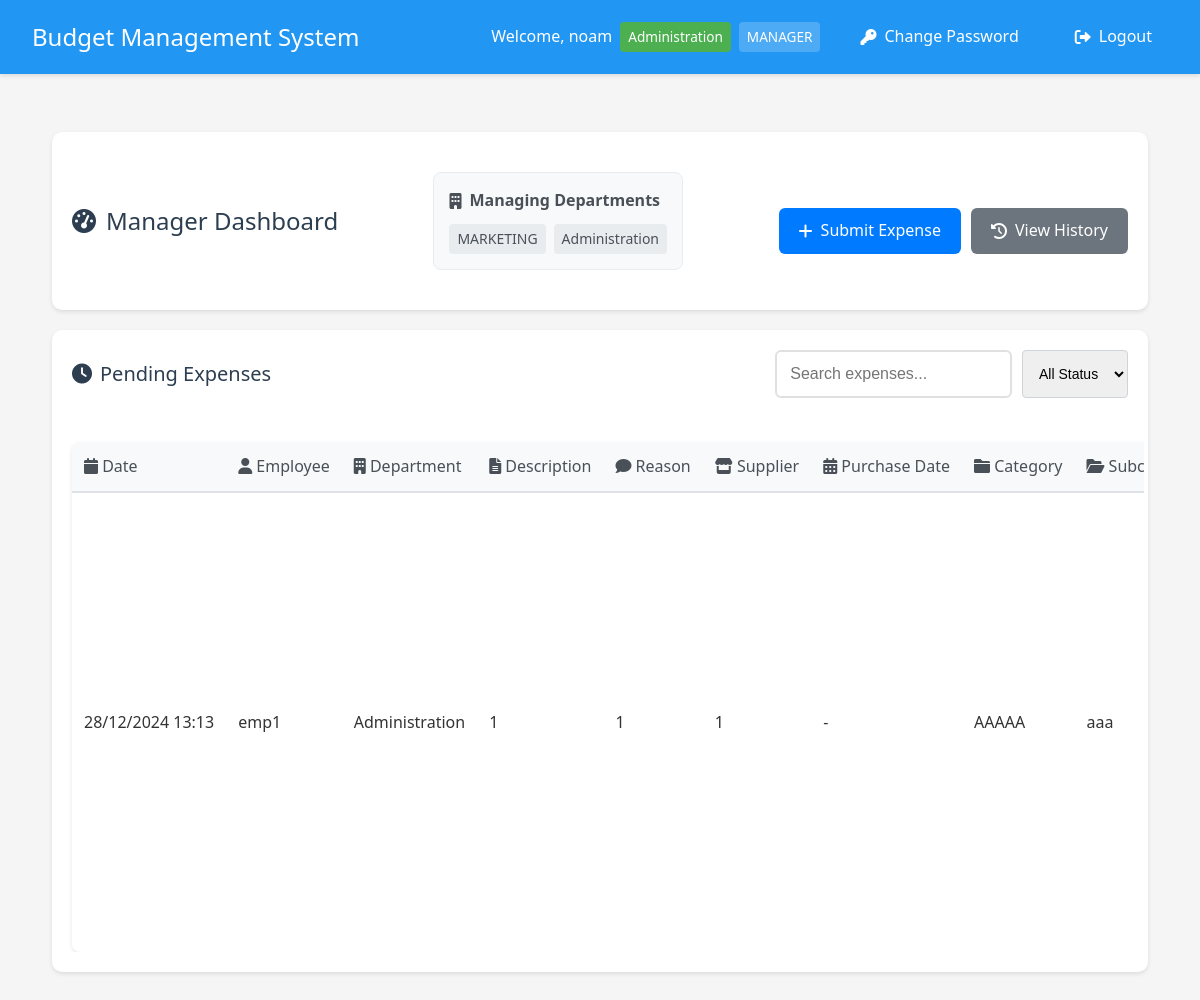
Page /manager/dashboard (signed in) on the committed database.
### app.py (models this page shows, shortened)
class User(UserMixin, db.Model):
    __tablename__ = 'user'
    id = db.Column(db.Integer, primary_key=True)
    username = db.Column(db.String(80), unique=True, nullable=False)
    email = db.Column(db.String(120), unique=False, nullable=False)
    password = db.Column(db.String(120), nullable=False)
    is_manager = db.Column(db.Boolean, default=False)
    is_admin = db.Column(db.Boolean, default=False)
    is_accounting = db.Column(db.Boolean, default=False)
    status = db.Column(db.String(20), default='active')  # active, inactive, pending
    department_id = db.Column(db.Integer, db.ForeignKey('department.id'))
    home_department = db.relationship('Department',
                                    foreign_keys=[department_id],
                                    back_populates='employees')
    managed_departments = db.relationship('Department',
                                       secondary=manager_departments,
                                       backref=db.backref('department_managers', lazy='dynamic'))
    submitted_expenses = db.relationship('Expense',
                                       primaryjoin='User.id==Expense.user_id',
                                       backref='submitter',
                                       lazy=True)
    handled_expenses = db.relationship('Expense',
                                     primaryjoin='User.id==Expense.manager_id',
                                     backref='handler',
                                     lazy=True)

class Department(db.Model):
    __tablename__ = 'department'
    id = db.Column(db.Integer, primary_key=True)
    name = db.Column(db.String(100), nullable=False)
    budget = db.Column(db.Float, default=0.0)
    employees = db.relationship('User', foreign_keys='User.department_id', back_populates='home_department')
    categories = db.relationship('Category', backref='department', lazy=True)

class Expense(db.Model):
    __tablename__ = 'expense'
    id = db.Column(db.Integer, primary_key=True)
    amount = db.Column(db.Float, nullable=False)
    description = db.Column(db.String(200))
    reason = db.Column(db.String(500))
    type = db.Column(db.String(50), nullable=False, default='needs_approval')
    date = db.Column(db.DateTime, nullable=False, default=datetime.utcnow)
    status = db.Column(db.String(20), default='pending')
    user_id = db.Column(db.Integer, db.ForeignKey('user.id'), nullable=False)
    subcategory_id = db.Column(db.Integer, db.ForeignKey('subcategory.id'), nullable=False)
    quote_filename = db.Column(db.String(255))
    invoice_filename = db.Column(db.String(255))
    receipt_filename = db.Column(db.String(255))
    manager_id = db.Column(db.Integer, db.ForeignKey('user.id'), nullable=True)
    handled_at = db.Column(db.DateTime, nullable=True)
    rejection_reason = db.Column(db.String(500))
    is_paid = db.Column(db.Boolean, default=False)  # New field to track payment status
    paid_by_id = db.Column(db.Integer, db.ForeignKey('user.id'), nullable=True)  # New field to track who marked as paid
    paid_at = db.Column(db.DateTime, nullable=True)  # New field to track when marked as paid
    supplier_name = db.Column(db.String(255))  # New field for supplier name
    purchase_date = db.Column(db.DateTime, nullable=True)  # New field for purchase date
    payment_method = db.Column(db.String(50), default='credit')  # Payment method: credit/transfer
    paid_by = db.relationship('User',
                            foreign_keys=[paid_by_id],
                            backref=db.backref('paid_expenses', lazy='dynamic'))

class Category(db.Model):
    __tablename__ = 'category'
    id = db.Column(db.Integer, primary_key=True)
    name = db.Column(db.String(100), nullable=False)
    budget = db.Column(db.Float, default=0.0)
    department_id = db.Column(db.Integer, db.ForeignKey('department.id'), nullable=False)
    subcategories = db.relationship('Subcategory', backref='category', lazy=True)

class Subcategory(db.Model):
    __tablename__ = 'subcategory'
    id = db.Column(db.Integer, primary_key=True)
    name = db.Column(db.String(100), nullable=False)
    budget = db.Column(db.Float, default=0.0)
    category_id = db.Column(db.Integer, db.ForeignKey('category.id'), nullable=False)
    expenses = db.relationship('Expense', backref='subcategory', lazy=True)

### app.py (the view)
@app.route('/manager/dashboard')
@login_required
def manager_dashboard():
    if not current_user.is_manager:
        return redirect(url_for('employee_dashboard'))
    dept_expenses = db.session.query(
        Department.id,
        db.func.sum(Expense.amount).label('total_expenses')
    ).join(
        Category, Department.id == Category.department_id
    ).join(
        Subcategory, Category.id == Subcategory.category_id
    ).join(
        Expense, Subcategory.id == Expense.subcategory_id
    ).filter(
        Expense.status == 'approved',
        Expense.type != 'future_approval'  # Exclude future approvals
    ).group_by(Department.id).subquery()
    cat_expenses = db.session.query(
        Category.id,
        db.func.sum(Expense.amount).label('total_expenses')
    ).join(
        Subcategory, Category.id == Subcategory.category_id
    ).join(
        Expense, Subcategory.id == Expense.subcategory_id
    ).filter(
        Expense.status == 'approved',
        Expense.type != 'future_approval'  # Exclude future approvals
    ).group_by(Category.id).subquery()
    subcat_expenses = db.session.query(
        Subcategory.id,
        db.func.sum(Expense.amount).label('total_expenses')
    ).join(
        Expense, Subcategory.id == Expense.subcategory_id
    ).filter(
        Expense.status == 'approved',
        Expense.type != 'future_approval'  # Exclude future approvals
    ).group_by(Subcategory.id).subquery()
    if current_user.username == 'admin':
        pending_expenses = Expense.query.join(User, Expense.user_id == User.id)\
            .join(Subcategory, Expense.subcategory_id == Subcategory.id)\
            .join(Category, Subcategory.category_id == Category.id)\
            .join(Department, Category.department_id == Department.id)\
            .outerjoin(dept_expenses, Department.id == dept_expenses.c.id)\
            .outerjoin(cat_expenses, Category.id == cat_expenses.c.id)\
            .outerjoin(subcat_expenses, Subcategory.id == subcat_expenses.c.id)\
            .filter(Expense.status == 'pending')\
            .add_columns(
                Department.name.label('department_name'),
                Department.budget.label('department_budget'),
                (Department.budget - db.func.coalesce(dept_expenses.c.total_expenses, 0)).label('department_remaining'),
                Category.name.label('category_name'),
                Category.budget.label('category_budget'),
                (Category.budget - db.func.coalesce(cat_expenses.c.total_expenses, 0)).label('category_remaining'),
                Subcategory.name.label('subcategory_name'),
                Subcategory.budget.label('subcategory_budget'),
                (Subcategory.budget - db.func.coalesce(subcat_expenses.c.total_expenses, 0)).label('subcategory_remaining')
            ).order_by(Expense.date.desc()).all()
    else:
        pending_expenses = Expense.query.join(User, Expense.user_id == User.id)\
            .join(Subcategory, Expense.subcategory_id == Subcategory.id)\
            .join(Category, Subcategory.category_id == Category.id)\
            .join(Department, Category.department_id == Department.id)\
            .outerjoin(dept_expenses, Department.id == dept_expenses.c.id)\
            .outerjoin(cat_expenses, Category.id == cat_expenses.c.id)\
            .outerjoin(subcat_expenses, Subcategory.id == subcat_expenses.c.id)\
            .filter(
                Expense.status == 'pending',
                User.department_id == current_user.department_id
            )\
            .add_columns(
                Department.name.label('department_name'),
                Department.budget.label('department_budget'),
                (Department.budget - db.func.coalesce(dept_expenses.c.total_expenses, 0)).label('department_remaining'),
                Category.name.label('category_name'),
                Category.budget.label('category_budget'),
                (Category.budget - db.func.coalesce(cat_expenses.c.total_expenses, 0)).label('category_remaining'),
                Subcategory.name.label('subcategory_name'),
                Subcategory.budget.label('subcategory_budget'),
                (Subcategory.budget - db.func.coalesce(subcat_expenses.c.total_expenses, 0)).label('subcategory_remaining')
            ).order_by(Expense.date.desc()).all()
    return render_template('manager_dashboard.html', expenses=pending_expenses)

### templates/manager_dashboard.html (shortened to what this page needs)
{% extends "base.html" %}
{% block content %}
<div class="container">
    <div class="dashboard-header">
        <div class="header-main">
            {% if current_user.is_admin %}
            <h1><i class="fas fa-tachometer-alt"></i> Admin Dashboard</h1>
            {% else %}
            <h1><i class="fas fa-tachometer-alt"></i> Manager Dashboard</h1>
            {% endif %}
        </div>
        {% if not current_user.is_admin %}
        <div class="department-cards">
            {% if current_user.managed_departments %}
            <div class="dept-card managed">
                <h3><i class="fas fa-building"></i> Managing Departments</h3>
                <div class="dept-tags">
                    {% for dept in current_user.managed_departments %}
                    <span class="dept-tag">{{ dept.name }}</span>
                    {% endfor %}
                </div>
            </div>
            {% endif %}
        </div>
        {% endif %}
        <div class="action-buttons">
            {% if current_user.is_admin %}
            <a href="{{ url_for('manage_users') }}" class="btn primary">
                <i class="fas fa-users"></i> Manage Users
            </a>
            <a href="{{ url_for('manage_departments') }}" class="btn primary">
                <i class="fas fa-sitemap"></i> Manage Departments
            </a>
            {% else %}
            <a href="{{ url_for('submit_expense') }}" class="btn primary">
                <i class="fas fa-plus"></i> Submit Expense
            </a>
            {% endif %}
            <a href="{{ url_for('expense_history') }}" class="btn secondary">
                <i class="fas fa-history"></i> View History
            </a>
        </div>
    </div>
    <div class="card expenses-card">
        <div class="card-header">
            <h2><i class="fas fa-clock"></i> Pending Expenses</h2>
            <div class="card-actions">
                <input type="text" id="expenseSearch" placeholder="Search expenses..." class="search-input">
                <select id="statusFilter" class="filter-select">
                    <option value="all">All Status</option>
                </select>
            </div>
        </div>
        <div class="table-responsive">
            <table class="expenses-table">
                <thead>
                    <tr>
                        <th class="date-col"><i class="fas fa-calendar"></i> Date</th>
                        <th><i class="fas fa-user"></i> Employee</th>
                        <th><i class="fas fa-building"></i> Department</th>
                        <th><i class="fas fa-file-alt"></i> Description</th>
                        <th><i class="fas fa-comment"></i> Reason</th>
                        <th><i class="fas fa-store"></i> Supplier</th>
                        <th class="date-col"><i class="fas fa-calendar-alt"></i> Purchase Date</th>
                        <th><i class="fas fa-folder"></i> Category</th>
                        <th><i class="fas fa-folder-open"></i> Subcategory</th>
                    </tr>
                </thead>
                <tbody>
                    {% for expense, dept_name, dept_budget, dept_remaining, cat_name, cat_budget, cat_remaining, subcat_name, subcat_budget, subcat_remaining in expenses %}
                    <tr>
                        <td title="{{ expense.date.strftime('%d/%m/%Y %H:%M:%S') }}">{{ expense.date.strftime('%d/%m/%Y %H:%M') }}</td>
                        <td>{{ expense.submitter.username }}</td>
                        <td>{{ expense.submitter.home_department.name if expense.submitter.home_department else 'No Department' }}</td>
                        <td>{{ expense.description }}</td>
                        <td>{{ expense.reason }}</td>
                        <td>{{ expense.supplier_name if expense.supplier_name else '-' }}</td>
                        <td>{{ expense.purchase_date.strftime('%d/%m/%Y') if expense.purchase_date else '-' }}</td>
                        <td>{{ expense.subcategory.category.name if expense.subcategory else '-' }}</td>
                        <td>{{ expense.subcategory.name if expense.subcategory else '-' }}</td>
                    </tr>
                    {% endfor %}
                </tbody>
            </table>
        </div>
    </div>
</div>
{% endblock %}

### templates/base.html (shortened to what this page needs)
<!DOCTYPE html>
<html lang="en">
<head>
    <link rel="stylesheet" href="{{ url_for('static', filename='style.css') }}">
    <link href="https://cdnjs.cloudflare.com/ajax/libs/font-awesome/6.0.0/css/all.min.css" rel="stylesheet">
</head>
<body>
    <nav class="navbar">
        <div class="nav-brand">Budget Management System</div>
        <div class="nav-items">
            {% if current_user.is_authenticated %}
                <span class="user-info">
                    Welcome, {{ current_user.username }}
                    {% if current_user.home_department %}
                        <span class="badge department">{{ current_user.home_department.name }}</span>
                    {% endif %}
                    {% if current_user.is_admin %}
                        <span class="badge admin">ADMIN</span>
                    {% elif current_user.is_manager %}
                        <span class="badge">MANAGER</span>
                    {% elif current_user.is_accounting %}
                        <span class="badge accounting">ACCOUNTING</span>
                    {% endif %}
                </span>
                <a href="{{ url_for('change_password') }}" class="nav-link">
                    <i class="fas fa-key"></i> Change Password
                </a>
                <a href="{{ url_for('logout') }}" class="nav-link">
                    <i class="fas fa-sign-out-alt"></i> Logout
                </a>
            {% else %}
                <a href="{{ url_for('login') }}" class="nav-link">
                    <i class="fas fa-sign-in-alt"></i> Login
                </a>
            {% endif %}
        </div>
    </nav>
    <div class="content">
        {% block content %}{% endblock %}
    </div>
</body>
</html>

### rows in the picture
User: username "noam"
Department: home_department.name "Administration", name "Administration"
Department: name "MARKETING"
Expense: date "28/12/2024 13:13", submitter.username "emp1", submitter.home_department "Administration", description "1", reason "1", supplier_name "1", purchase_date "-", subcategory.category "AAAAA", subcategory "aaa"
